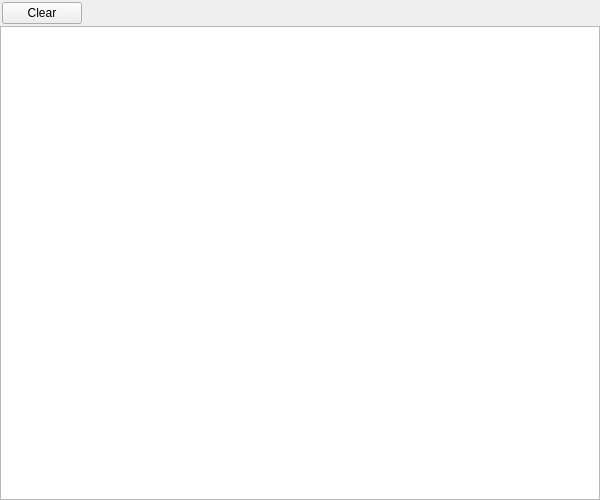
<?xml version="1.0" encoding="UTF-8"?>
<ui version="4.0">
 <class>ControlFlowLogWindow</class>
 <widget class="QWidget" name="ControlFlowLogWindow">
  <property name="geometry">
   <rect>
    <x>0</x>
    <y>0</y>
    <width>600</width>
    <height>500</height>
   </rect>
  </property>
  <property name="windowTitle">
   <string>Control Flow History</string>
  </property>
  <layout class="QVBoxLayout" name="verticalLayout">
   <property name="spacing">
    <number>0</number>
   </property>
   <property name="leftMargin">
    <number>0</number>
   </property>
   <property name="topMargin">
    <number>0</number>
   </property>
   <property name="rightMargin">
    <number>0</number>
   </property>
   <property name="bottomMargin">
    <number>0</number>
   </property>
   <item>
    <widget class="QWidget" name="buttonBar" native="true">
     <layout class="QHBoxLayout" name="horizontalLayout">
      <property name="spacing">
       <number>2</number>
      </property>
      <property name="leftMargin">
       <number>2</number>
      </property>
      <property name="topMargin">
       <number>2</number>
      </property>
      <property name="rightMargin">
       <number>2</number>
      </property>
      <property name="bottomMargin">
       <number>2</number>
      </property>
      <item>
       <widget class="QPushButton" name="clearButton">
        <property name="text">
         <string>Clear</string>
        </property>
        <property name="icon">
         <iconset resource="../res/resources.qrc">
          <normaloff>:/resources/fatcow16x16/broom.png</normaloff>:/resources/fatcow16x16/broom.png</iconset>
        </property>
       </widget>
      </item>
      <item>
       <spacer name="buttonBarSpacer">
        <property name="orientation">
         <enum>Qt::Horizontal</enum>
        </property>
        <property name="sizeHint" stdset="0">
         <size>
          <width>40</width>
          <height>20</height>
         </size>
        </property>
       </spacer>
      </item>
     </layout>
    </widget>
   </item>
   <item>
    <widget class="QTableView" name="tableView">
     <property name="editTriggers">
      <set>QAbstractItemView::NoEditTriggers</set>
     </property>
     <property name="showDropIndicator" stdset="0">
      <bool>false</bool>
     </property>
     <property name="dragEnabled">
      <bool>false</bool>
     </property>
     <property name="dragDropOverwriteMode">
      <bool>false</bool>
     </property>
     <property name="dragDropMode">
      <enum>QAbstractItemView::NoDragDrop</enum>
     </property>
     <property name="defaultDropAction">
      <enum>Qt::IgnoreAction</enum>
     </property>
     <property name="selectionMode">
      <enum>QAbstractItemView::SingleSelection</enum>
     </property>
     <property name="selectionBehavior">
      <enum>QAbstractItemView::SelectRows</enum>
     </property>
     <property name="sortingEnabled">
      <bool>false</bool>
     </property>
     <property name="cornerButtonEnabled">
      <bool>false</bool>
     </property>
     <attribute name="horizontalHeaderHighlightSections">
      <bool>false</bool>
     </attribute>
     <attribute name="horizontalHeaderStretchLastSection">
      <bool>true</bool>
     </attribute>
     <attribute name="verticalHeaderVisible">
      <bool>false</bool>
     </attribute>
     <attribute name="verticalHeaderHighlightSections">
      <bool>false</bool>
     </attribute>
    </widget>
   </item>
  </layout>
 </widget>
 <tabstops>
  <tabstop>clearButton</tabstop>
  <tabstop>tableView</tabstop>
 </tabstops>
 <resources>
  <include location="../res/resources.qrc"/>
 </resources>
 <connections/>
</ui>
